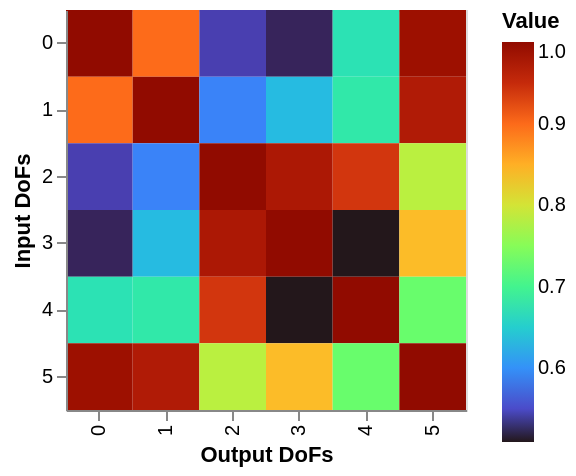

Write notebook code for a chart like this one.
### Markdown cell above
Reciprocity check on the FRF matrix

### Code cell
coh_crit = pyfbs.reciprocity(vpt.frf[:,6:,6:])

pyfbs.display.imshow(coh_crit)

### Figure 1 — Vega-Lite specification as saved in the notebook (floating-point values rounded to 4 significant figures)
{"config": {"view": {"continuousWidth": 300, "continuousHeight": 300}}, "data": {"name": "data-9e9cc0ce59922006c49082e2e6b5b5ea"}, "mark": {"type": "rect"}, "encoding": {"color": {"field": "rec", "legend": {"title": "Value"}, "scale": {"scheme": "turbo"}, "type": "quantitative"}, "tooltip": [{"field": "rec", "format": ".3f", "title": "Value", "type": "quantitative"}], "x": {"axis": {"title": "Output DoFs"}, "field": "x", "type": "ordinal"}, "y": {"axis": {"title": "Input DoFs"}, "field": "y", "type": "ordinal"}}, "height": 200, "title": "", "width": 200, "$schema": "https://vega.github.io/schema/vega-lite/v6.1.0.json", "datasets": {"data-9e9cc0ce59922006c49082e2e6b5b5ea": [{"x": 0, "y": 0, "rec": 1.0}, {"x": 1, "y": 0, "rec": 0.8993}, {"x": 2, "y": 0, "rec": 0.5412}, {"x": 3, "y": 0, "rec": 0.5204}, {"x": 4, "y": 0, "rec": 0.6715}, {"x": 5, "y": 0, "rec": 0.9827}, {"x": 0, "y": 1, "rec": 0.8993}, {"x": 1, "y": 1, "rec": 1.0}, {"x": 2, "y": 1, "rec": 0.5897}, {"x": 3, "y": 1, "rec": 0.6335}, {"x": 4, "y": 1, "rec": 0.6793}, {"x": 5, "y": 1, "rec": 0.9657}, {"x": 0, "y": 2, "rec": 0.5412}, {"x": 1, "y": 2, "rec": 0.5897}, {"x": 2, "y": 2, "rec": 1.0}, {"x": 3, "y": 2, "rec": 0.9691}, {"x": 4, "y": 2, "rec": 0.9396}, {"x": 5, "y": 2, "rec": 0.7827}, {"x": 0, "y": 3, "rec": 0.5204}, {"x": 1, "y": 3, "rec": 0.6335}, {"x": 2, "y": 3, "rec": 0.9691}, {"x": 3, "y": 3, "rec": 1.0}, {"x": 4, "y": 3, "rec": 0.5093}, {"x": 5, "y": 3, "rec": 0.8398}, {"x": 0, "y": 4, "rec": 0.6715}, {"x": 1, "y": 4, "rec": 0.6793}, {"x": 2, "y": 4, "rec": 0.9396}, {"x": 3, "y": 4, "rec": 0.5093}, {"x": 4, "y": 4, "rec": 1.0}, {"x": 5, "y": 4, "rec": 0.7298}, {"x": 0, "y": 5, "rec": 0.9827}, {"x": 1, "y": 5, "rec": 0.9657}, {"x": 2, "y": 5, "rec": 0.7827}, {"x": 3, "y": 5, "rec": 0.8398}, {"x": 4, "y": 5, "rec": 0.7298}, {"x": 5, "y": 5, "rec": 1.0}]}}
